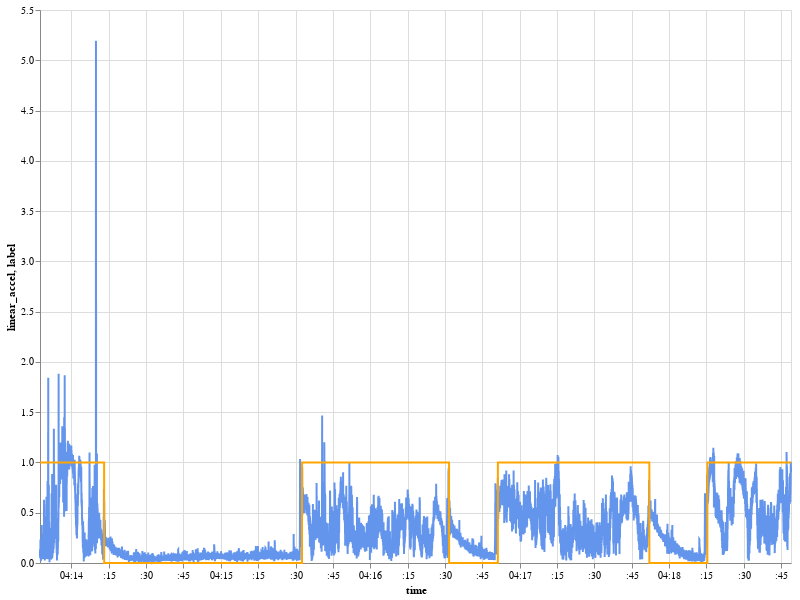

This figure's notebook cell:
### Code cell
dataset.dvdt_files[10].get_figure()

### Figure 1 — Vega-Lite specification as saved in the notebook (floating-point values rounded to 4 significant figures; data arrays with more than 128 entries replaced by an {"elided": "..."} marker saying what was removed)
{"config": {"view": {"continuousWidth": 400, "continuousHeight": 300}}, "layer": [{"mark": {"type": "line", "color": "cornflowerblue"}, "encoding": {"x": {"type": "temporal", "field": "time"}, "y": {"type": "quantitative", "field": "linear_accel"}}}, {"mark": {"type": "line", "color": "orange"}, "encoding": {"x": {"type": "temporal", "field": "time"}, "y": {"type": "quantitative", "field": "label"}}}], "autosize": {"contains": "padding", "type": "fit"}, "data": {"name": "data-32263c485de91eaa6a182dea1400fca1"}, "height": 600, "width": 800, "$schema": "https://vega.github.io/schema/vega-lite/v4.8.1.json", "datasets": {"data-32263c485de91eaa6a182dea1400fca1": {"elided": "14843 records"}}}
